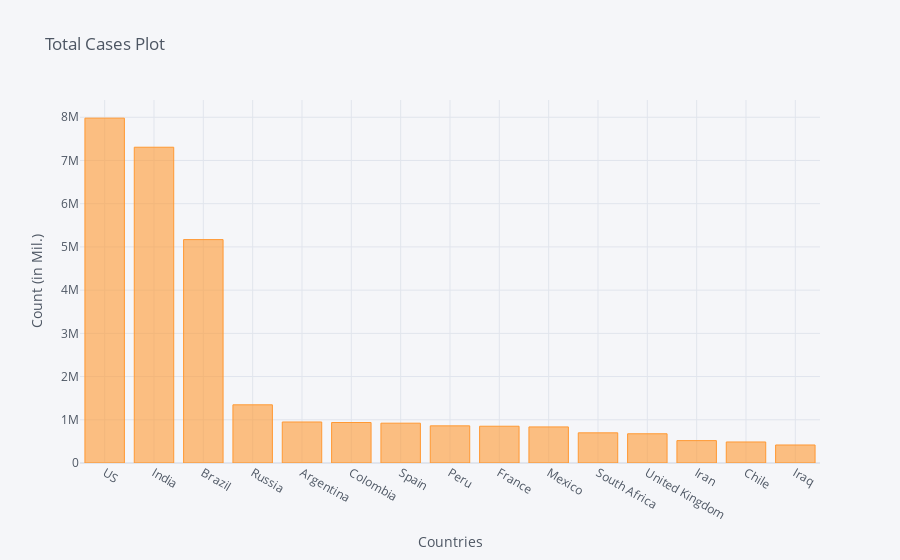

The notebook cell saved with this chart:
### Code cell
corona_dframe_agg_plot.iplot(kind='bar', x='Country/Region', y='10/15/20',
                             title='Total Cases Plot',xTitle='Countries',yTitle='Count (in Mil.)')

### Figure 1 — Plotly figure (JSON) as saved in the notebook; plotly's stock layout.template omitted (floating-point values rounded to 4 significant figures)
{"data": [{"marker": {"color": "rgba(255, 153, 51, 0.6)", "line": {"color": "rgba(255, 153, 51, 1.0)", "width": 1}}, "name": "10/15/20", "orientation": "v", "text": "", "type": "bar", "x": ["US", "India", "Brazil", "Russia", "Argentina", "Colombia", "Spain", "Peru", "France", "Mexico", "South Africa", "United Kingdom", "Iran", "Chile", "Iraq"], "y": [7979709, 7307097, 5169386, 1346380, 949063, 936982, 921374, 859740, 850997, 834910, 698184, 676455, 517835, 486496, 416802]}], "layout": {"legend": {"bgcolor": "#F5F6F9", "font": {"color": "#4D5663"}}, "paper_bgcolor": "#F5F6F9", "plot_bgcolor": "#F5F6F9", "title": {"font": {"color": "#4D5663"}, "text": "Total Cases Plot"}, "xaxis": {"gridcolor": "#E1E5ED", "showgrid": true, "tickfont": {"color": "#4D5663"}, "title": {"font": {"color": "#4D5663"}, "text": "Countries"}, "zerolinecolor": "#E1E5ED"}, "yaxis": {"gridcolor": "#E1E5ED", "showgrid": true, "tickfont": {"color": "#4D5663"}, "title": {"font": {"color": "#4D5663"}, "text": "Count (in Mil.)"}, "zerolinecolor": "#E1E5ED"}}}
